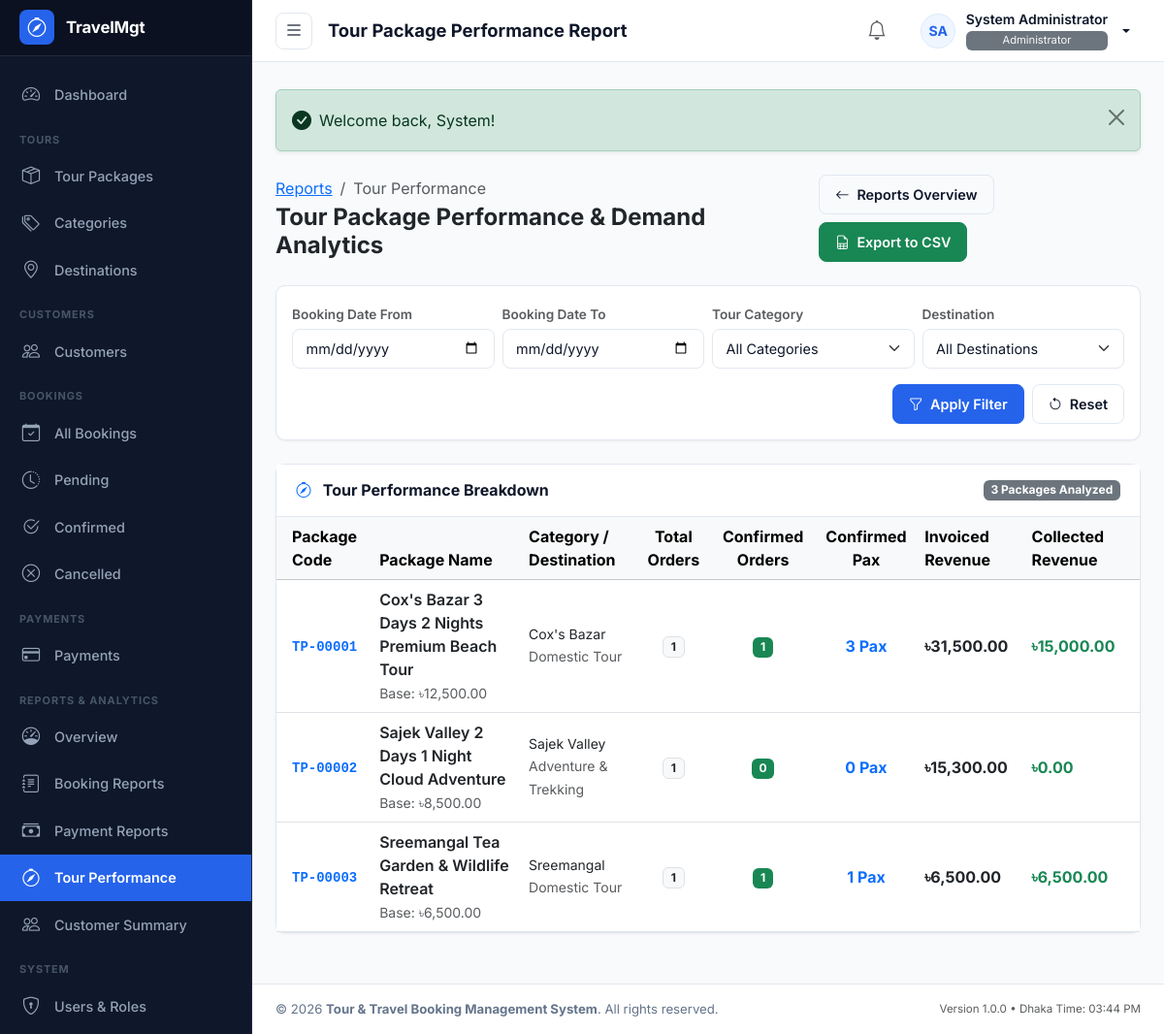
The app's page /modules/reports/tours.php (signed in) with its own data.
### tables this page shows
CREATE TABLE `users` (
  `id` INT UNSIGNED NOT NULL AUTO_INCREMENT,
  `role_id` INT UNSIGNED NOT NULL,
  `first_name` VARCHAR(50) NOT NULL,
  `last_name` VARCHAR(50) NOT NULL,
  `name` VARCHAR(100) NOT NULL,
  `email` VARCHAR(100) NOT NULL,
  `phone` VARCHAR(20) DEFAULT NULL,
  `password` VARCHAR(255) NOT NULL,
  `avatar` VARCHAR(255) DEFAULT NULL,
  `status` ENUM('active', 'inactive') NOT NULL DEFAULT 'active',
  `last_login` DATETIME DEFAULT NULL,
  `created_at` TIMESTAMP NOT NULL DEFAULT CURRENT_TIMESTAMP,
  `updated_at` TIMESTAMP NOT NULL DEFAULT CURRENT_TIMESTAMP ON UPDATE CURRENT_TIMESTAMP,
  `deleted_at` DATETIME DEFAULT NULL,
  PRIMARY KEY (`id`),
  UNIQUE KEY `uk_users_email` (`email`),
  KEY `idx_users_role_id` (`role_id`),
  KEY `idx_users_status` (`status`),
  KEY `idx_users_deleted_at` (`deleted_at`),
  CONSTRAINT `fk_users_role` FOREIGN KEY (`role_id`) REFERENCES `roles` (`id`) ON DELETE RESTRICT ON UPDATE CASCADE
);

CREATE TABLE `roles` (
  `id` INT UNSIGNED NOT NULL AUTO_INCREMENT,
  `name` VARCHAR(50) NOT NULL,
  `slug` VARCHAR(50) NOT NULL,
  `description` VARCHAR(255) DEFAULT NULL,
  `created_at` TIMESTAMP NOT NULL DEFAULT CURRENT_TIMESTAMP,
  `updated_at` TIMESTAMP NOT NULL DEFAULT CURRENT_TIMESTAMP ON UPDATE CURRENT_TIMESTAMP,
  PRIMARY KEY (`id`),
  UNIQUE KEY `uk_roles_slug` (`slug`)
);

CREATE TABLE `tour_packages` (
  `id` INT UNSIGNED NOT NULL AUTO_INCREMENT,
  `category_id` INT UNSIGNED NOT NULL,
  `destination_id` INT UNSIGNED NOT NULL,
  `package_code` VARCHAR(30) NOT NULL,
  `name` VARCHAR(200) NOT NULL,
  `slug` VARCHAR(220) NOT NULL,
  `short_description` VARCHAR(500) DEFAULT NULL,
  `description` TEXT DEFAULT NULL,
  `duration_days` INT UNSIGNED NOT NULL DEFAULT 1,
  `duration_nights` INT UNSIGNED NOT NULL DEFAULT 0,
  `price` DECIMAL(12,2) NOT NULL DEFAULT 0.00,
  `child_price` DECIMAL(12,2) DEFAULT NULL,
  `discount_type` ENUM('none', 'percentage', 'fixed') NOT NULL DEFAULT 'none',
  `discount_value` DECIMAL(12,2) NOT NULL DEFAULT 0.00,
  `available_seats` INT UNSIGNED NOT NULL DEFAULT 0,
  `departure_location` VARCHAR(150) DEFAULT NULL,
  `featured_image` VARCHAR(255) DEFAULT NULL,
  `hotel_information` TEXT DEFAULT NULL,
  `transportation` TEXT DEFAULT NULL,
  `meal_information` TEXT DEFAULT NULL,
  `included_services` TEXT DEFAULT NULL,
  `excluded_services` TEXT DEFAULT NULL,
  `terms_conditions` TEXT DEFAULT NULL,
  `status` ENUM('active', 'inactive', 'draft') NOT NULL DEFAULT 'active',
  `featured` TINYINT(1) NOT NULL DEFAULT 0,
  `created_at` TIMESTAMP NOT NULL DEFAULT CURRENT_TIMESTAMP,
  `updated_at` TIMESTAMP NOT NULL DEFAULT CURRENT_TIMESTAMP ON UPDATE CURRENT_TIMESTAMP,
  `deleted_at` DATETIME DEFAULT NULL,
  PRIMARY KEY (`id`),
  UNIQUE KEY `uk_tour_packages_code` (`package_code`),
  UNIQUE KEY `uk_tour_packages_slug` (`slug`),
  KEY `idx_tour_packages_category` (`category_id`),
  KEY `idx_tour_packages_destination` (`destination_id`),
  KEY `idx_tour_packages_status` (`status`),
  KEY `idx_tour_packages_featured` (`featured`),
  KEY `idx_tour_packages_deleted_at` (`deleted_at`),
  CONSTRAINT `fk_tour_packages_category` FOREIGN KEY (`category_id`) REFERENCES `tour_categories` (`id`) ON DELETE RESTRICT ON UPDATE CASCADE,
  CONSTRAINT `fk_tour_packages_destination` FOREIGN KEY (`destination_id`) REFERENCES `tour_destinations` (`id`) ON DELETE RESTRICT ON UPDATE CASCADE
);

CREATE TABLE `tour_destinations` (
  `id` INT UNSIGNED NOT NULL AUTO_INCREMENT,
  `name` VARCHAR(100) NOT NULL,
  `slug` VARCHAR(120) NOT NULL,
  `country` VARCHAR(100) DEFAULT 'Bangladesh',
  `description` TEXT DEFAULT NULL,
  `image` VARCHAR(255) DEFAULT NULL,
  `status` ENUM('active', 'inactive') NOT NULL DEFAULT 'active',
  `created_at` TIMESTAMP NOT NULL DEFAULT CURRENT_TIMESTAMP,
  `updated_at` TIMESTAMP NOT NULL DEFAULT CURRENT_TIMESTAMP ON UPDATE CURRENT_TIMESTAMP,
  `deleted_at` DATETIME DEFAULT NULL,
  PRIMARY KEY (`id`),
  UNIQUE KEY `uk_tour_destinations_slug` (`slug`),
  KEY `idx_tour_destinations_status` (`status`),
  KEY `idx_tour_destinations_deleted_at` (`deleted_at`)
);

CREATE TABLE `tour_categories` (
  `id` INT UNSIGNED NOT NULL AUTO_INCREMENT,
  `name` VARCHAR(100) NOT NULL,
  `slug` VARCHAR(120) NOT NULL,
  `description` TEXT DEFAULT NULL,
  `status` ENUM('active', 'inactive') NOT NULL DEFAULT 'active',
  `created_at` TIMESTAMP NOT NULL DEFAULT CURRENT_TIMESTAMP,
  `updated_at` TIMESTAMP NOT NULL DEFAULT CURRENT_TIMESTAMP ON UPDATE CURRENT_TIMESTAMP,
  `deleted_at` DATETIME DEFAULT NULL,
  PRIMARY KEY (`id`),
  UNIQUE KEY `uk_tour_categories_slug` (`slug`),
  KEY `idx_tour_categories_status` (`status`),
  KEY `idx_tour_categories_deleted_at` (`deleted_at`)
);

### modules/reports/tours.php (the view, shortened to what the rows shown need)
<?php
require_once __DIR__ . '/../../includes/functions.php';
require_once __DIR__ . '/../../includes/auth_check.php';
$tourPerformance = [];
try {
    $pdo = get_db_connection();
    $where = ["tp.deleted_at IS NULL"];
    $params = [];
    $whereSql = implode(' AND ', $where);
    $bookingDateCond = "b.deleted_at IS NULL";
    $sql = "
        SELECT
            tp.id,
            tp.package_code,
            tp.name,
            tp.price,
            tp.available_seats,
            tc.name AS category_name,
            td.name AS destination_name,
            COALESCE(SUM(CASE WHEN b.id IS NOT NULL THEN 1 ELSE 0 END), 0) AS total_orders,
            COALESCE(SUM(CASE WHEN b.booking_status = 'confirmed' THEN 1 ELSE 0 END), 0) AS confirmed_orders,
            COALESCE(SUM(CASE WHEN b.booking_status = 'completed' THEN 1 ELSE 0 END), 0) AS completed_orders,
            COALESCE(SUM(CASE WHEN b.booking_status = 'cancelled' THEN 1 ELSE 0 END), 0) AS cancelled_orders,
            COALESCE(SUM(CASE WHEN b.booking_status IN ('confirmed', 'completed') THEN (b.adults + b.children + b.infants) ELSE 0 END), 0) AS total_travellers,
            COALESCE(SUM(CASE WHEN b.booking_status != 'cancelled' THEN b.total_amount ELSE 0 END), 0) AS invoiced_revenue,
            COALESCE(SUM(CASE WHEN b.booking_status != 'cancelled' THEN b.paid_amount ELSE 0 END), 0) AS collected_revenue
        FROM tour_packages tp
        LEFT JOIN tour_categories tc ON tp.category_id = tc.id
        LEFT JOIN tour_destinations td ON tp.destination_id = td.id
        LEFT JOIN bookings b ON b.tour_package_id = tp.id AND {$bookingDateCond}
        WHERE {$whereSql}
        GROUP BY tp.id, tp.package_code, tp.name, tp.price, tp.available_seats, tc.name, td.name
        ORDER BY confirmed_orders DESC, invoiced_revenue DESC
    ";
    $stmt = $pdo->prepare($sql);
    $stmt->execute($params);
    $tourPerformance = $stmt->fetchAll();
} catch (PDOException $e) {
    error_log('Tour Performance Report Query Error: ' . $e->getMessage());
}
$pageTitle = 'Tour Package Performance Report';
require_once __DIR__ . '/../../includes/admin_header.php';
?>
<main id="admin-main">
    <?php require_once __DIR__ . '/../../includes/admin_topbar.php'; ?>
    <div class="admin-content-body">
        <div class="d-flex flex-column flex-md-row justify-content-between align-items-md-center gap-3 mb-4">
            <div>
                <h2 class="fs-4 fw-bold text-dark mb-0">Tour Package Performance & Demand Analytics</h2>
            </div>
        </div>
        <div class="admin-card">
            <div class="admin-card-body p-0">
                <div class="table-responsive">
                    <table class="table table-hover align-middle mb-0">
                        <thead class="table-light">
                            <tr>
                                <th class="ps-3">Package Code</th>
                                <th>Package Name</th>
                                <th>Category / Destination</th>
                                <th class="text-center">Total Orders</th>
                                <th class="text-center">Confirmed Orders</th>
                                <th class="text-center">Confirmed Pax</th>
                                <th>Invoiced Revenue</th>
                                <th class="pe-3">Collected Revenue</th>
                            </tr>
                        </thead>
                        <tbody>
                            <?php if (!empty($tourPerformance)): ?>
                                <?php foreach ($tourPerformance as $tp): ?>
                                    <tr>
                                        <td class="ps-3">
                                            <a href="<?= url('modules/tours/view.php?id=' . $tp['id']); ?>" class="fw-bold text-decoration-none">
                                                <code><?= e($tp['package_code']); ?></code>
                                            </a>
                                        </td>
                                        <td>
                                            <div class="fw-semibold text-dark"><?= e($tp['name']); ?></div>
                                            <small class="text-muted">Base: <?= format_currency($tp['price']); ?></small>
                                        </td>
                                        <td>
                                            <div class="text-dark small"><?= e($tp['destination_name'] ?? '—'); ?></div>
                                            <small class="text-muted"><?= e($tp['category_name'] ?? 'Uncategorized'); ?></small>
                                        </td>
                                        <td class="text-center">
                                            <span class="badge bg-light text-dark border"><?= (int)$tp['total_orders']; ?></span>
                                        </td>
                                        <td class="text-center">
                                            <span class="badge bg-success"><?= (int)$tp['confirmed_orders'] + (int)$tp['completed_orders']; ?></span>
                                        </td>
                                        <td class="text-center">
                                            <strong class="text-primary"><?= (int)$tp['total_travellers']; ?> Pax</strong>
                                        </td>
                                        <td>
                                            <strong class="text-dark"><?= format_currency($tp['invoiced_revenue']); ?></strong>
                                        </td>
                                        <td class="pe-3">
                                            <strong class="text-success"><?= format_currency($tp['collected_revenue']); ?></strong>
                                        </td>
                                    </tr>
                                <?php endforeach; ?>
                            <?php endif; ?>
                        </tbody>
                    </table>
                </div>
            </div>
        </div>
    </div>
<?php require_once __DIR__ . '/../../includes/admin_footer.php'; ?>

### includes/admin_topbar.php (shortened to what the rows shown need)
<?php
$user = current_user();
$userName = $user['name'] ?? 'User';
$userRole = $user['role_name'] ?? 'Staff';
$userAvatarUrl = get_avatar_url($user['avatar'] ?? null);
$userInitials = get_user_initials($userName);
?>
<header id="admin-topbar">
    <div class="topbar-left">
        <h1 class="page-title"><?= isset($pageTitle) ? e($pageTitle) : 'Dashboard'; ?></h1>
    </div>
    <div class="topbar-right">
        <div class="dropdown">
            <button class="user-profile-btn dropdown-toggle" type="button" id="userMenuDropdown" data-bs-toggle="dropdown" aria-expanded="false">
                <?php if ($userAvatarUrl): ?>
                    <img src="<?= e($userAvatarUrl); ?>" alt="<?= e($userName); ?>" class="avatar-circle">
                <?php else: ?>
                    <span class="avatar-circle"><?= e($userInitials); ?></span>
                <?php endif; ?>
                <div class="user-meta-info">
                    <span class="user-meta-name"><?= e($userName); ?></span>
                    <span class="user-meta-role badge bg-secondary text-light fw-normal py-1 px-2 mt-1" style="font-size: 0.7rem;"><?= e($userRole); ?></span>
                </div>
            </button>
        </div>
    </div>
</header>

### records on screen
users: userInitials "SA", name "System Administrator", role.name "Administrator"
tour_packages: package_code "TP-00001", name "Cox's Bazar 3 Days 2 Nights Premium Beach Tour", price "৳12,500.00", destination.name "Cox's Bazar", category.name "Domestic Tour", total_orders "1", completed_orders "1", total_travellers "3", invoiced_revenue "৳31,500.00", collected_revenue "৳15,000.00"
tour_packages: package_code "TP-00002", name "Sajek Valley 2 Days 1 Night Cloud Adventure", price "৳8,500.00", destination.name "Sajek Valley", category.name "Adventure & Trekking", total_orders "1", completed_orders "0", total_travellers "0", invoiced_revenue "৳15,300.00", collected_revenue "৳0.00"
tour_packages: package_code "TP-00003", name "Sreemangal Tea Garden & Wildlife Retreat", price "৳6,500.00", destination.name "Sreemangal", category.name "Domestic Tour", total_orders "1", completed_orders "1", total_travellers "1", invoiced_revenue "৳6,500.00", collected_revenue "৳6,500.00"

### other values on screen
APP_SHORT_NAME "TravelMgt"
$pageTitle "Tour Package Performance Report"
count($tourPerformance) "3"
APP_NAME "Tour & Travel Booking Management System"
APP_VERSION "1.0.0"
